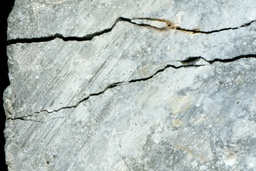
#> input picture jpg_exports/CMd_0.23_2mths/CMd_0.23_2mths_Image1.jpg, 256 x 171 px, shrunk from 2362 x 1576 before the run, found by its file name
$ python compare_segmentation_results.py
#> lines starting #> are read from the running program, lines starting #| are printed output that depends on the picture
import pandas as pd
import matplotlib.pyplot as plt
import cv2
import numpy as np
from skimage.draw import line
from skimage.morphology import skeletonize
from scipy.ndimage import distance_transform_edt
from matplotlib.lines import Line2D

img_path = r"D:\camerer_ml\evaluate_width_methods\jpg_exports\CMd_0.23_2mths\CMd_0.23_2mths_Image1.jpg"
csv_path = r"D:\camerer_ml\evaluate_width_methods\hand_labeled_widths.csv"
mask_paths = [
    (r"D:\camerer_ml\evaluate_width_methods\seg_maps\CMd_0.23_2mths\CMd_0.23_2mths_Image1_mask255.png", "TOS_ET_Mask"),
    (r"D:\camerer_ml\evaluate_width_methods\mask.png", "HrSegNet32_TL_Mask")
]
save_path = "overlay_with_mask_regions.png"
microns_per_pixel = 3.96875

mask_overlay_colors = [(0, 1, 0), (1, 0, 1)]  # green for mask1, magenta for mask2
mask_overlay_alpha = 0.35  # semi-transparent

mask_colors = [
    lambda diff: 'lime' if abs(diff) < 10 else ('red' if diff > 0 else 'deepskyblue'),
    lambda diff: 'gold' if abs(diff) < 10 else ('magenta' if diff > 0 else 'blue')
]

img = cv2.imread(img_path)
#> img is the input picture: shape (171, 256, 3); mean B, G, R 184.7, 188, 177.7
if img is None:
    raise FileNotFoundError(f"Could not load image: {img_path}")
img = cv2.cvtColor(img, cv2.COLOR_BGR2RGB)
img = cv2.resize(img, (img.shape[1]*4, img.shape[0]*4), interpolation=cv2.INTER_CUBIC)
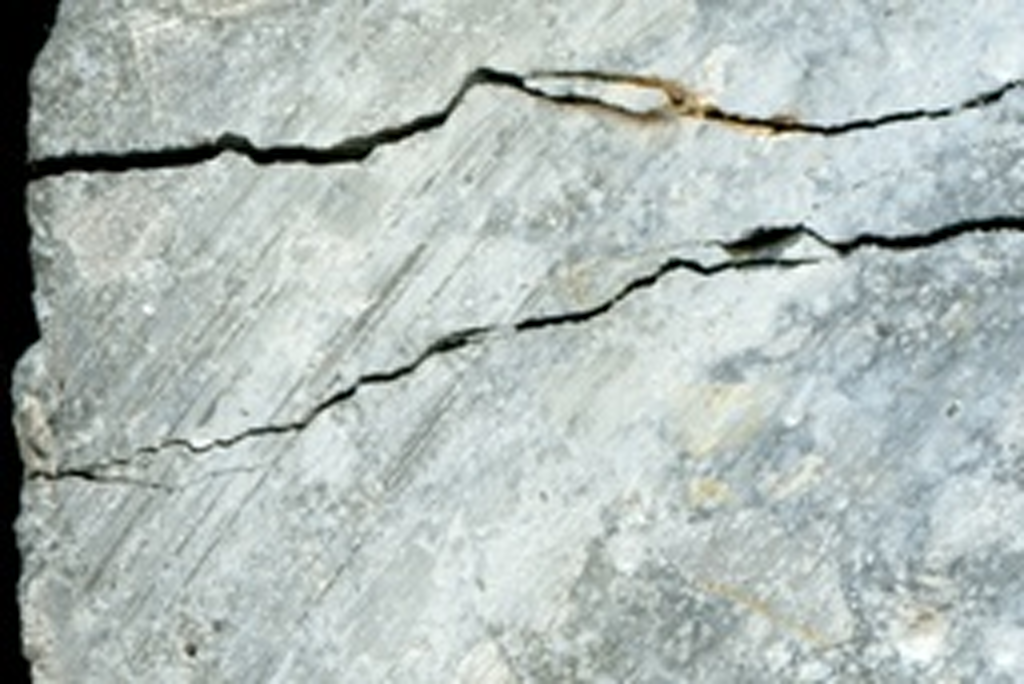
#> img: shape (684, 1024, 3); mean R, G, B 177.7, 188, 184.8
df = pd.read_csv(csv_path)
#> (reads hand_labeled_widths.csv from the repository)

# --- Prepare mask overlays ---
# --- Prepare mask overlays ---
overlay = img.astype(np.float32) / 255.0
for mask_idx, (mask_path, label) in enumerate(mask_paths):
    mask = cv2.imread(mask_path, 0)
    if mask is None:
        print(f"WARNING: Could not load mask image: {mask_path}.")
        continue
    if mask.max() > 1:
        mask = (mask > 127).astype(np.uint8)
    # Always force mask to match overlay/image
    mask = cv2.resize(mask, (img.shape[1], img.shape[0]), interpolation=cv2.INTER_NEAREST)
    color = np.array(mask_overlay_colors[mask_idx])[None, None, :]
    mask_bool = mask.astype(bool)
    overlay[mask_bool] = (
        (1 - mask_overlay_alpha) * overlay[mask_bool]
        + mask_overlay_alpha * color
    )

# --- Collect per-method errors for scoring ---
errors_by_mask = [[] for _ in mask_paths]
roi_ids = []

# --- Also collect for classic Medial Axis/Distance Transform method ---
classic_label = "Classic_MAT"
classic_errors = []

# --- Plot overlay image ---
fig, ax = plt.subplots(figsize=(overlay.shape[1]/100, overlay.shape[0]/100), dpi=100)
ax.imshow(np.clip(overlay, 0, 1))
ax.axis('off')
ax.set_xlim(0, overlay.shape[1])
ax.set_ylim(overlay.shape[0], 0)

for mask_idx, (mask_path, label) in enumerate(mask_paths):
    mask = cv2.imread(mask_path, 0)
    if mask is None:
        continue
    if mask.max() > 1:
        mask = (mask > 127).astype(np.uint8)
    if "CMd_0.23_2mths_Image1_mask255.png" in mask_path:
        mask = cv2.resize(mask, (mask.shape[1]*4, mask.shape[0]*4), interpolation=cv2.INTER_NEAREST)
    color_func = mask_colors[mask_idx]

    # Prepare classic width estimator ONCE per mask
    mask_bin = mask > 0
    skeleton = skeletonize(mask_bin)
    dist_map = distance_transform_edt(mask_bin)

    for ridx, row in df.iterrows():
        x1, y1, x2, y2 = row['edge1_x'], row['edge1_y'], row['edge2_x'], row['edge2_y']
        gt_width = row['width_um']
        roi_ids.append(row['gridline_id'] if 'gridline_id' in row else ridx)

        rr, cc = line(int(round(y1)), int(round(x1)), int(round(y2)), int(round(x2)))
        rr = np.clip(rr, 0, mask.shape[0]-1)
        cc = np.clip(cc, 0, mask.shape[1]-1)
        seg_values = mask[rr, cc]
        crack_idxs = np.where(seg_values > 0)[0]
        if crack_idxs.size > 0:
            width_px = crack_idxs[-1] - crack_idxs[0] + 1
            width_um = width_px * microns_per_pixel
        else:
            width_um = 0.0
        diff = width_um - gt_width
        errors_by_mask[mask_idx].append(diff)
        color = color_func(diff)
        alpha = 0.8 if mask_idx == 0 else 0.5
        ax.plot([x1, x2], [y1, y2], color=color, linewidth=3, alpha=alpha)

        # -- Classic width at this ROI --
        # For each point along ROI line, if it's on the skeleton, get local width via distance map
        skel_on_line = [i for i in range(len(rr)) if skeleton[rr[i], cc[i]]]
        if skel_on_line:
            # Use the largest width found on this intersection (or mean, or median)
            # Typically, just take the max width at skeleton pixel along the ROI
            skel_idx = skel_on_line[len(skel_on_line)//2]  # central intersection, robust to branches
            radius = dist_map[rr[skel_idx], cc[skel_idx]]
            classic_width_um = 2 * radius * microns_per_pixel
            classic_errors.append(classic_width_um - gt_width)
        else:
            classic_errors.append(-gt_width)  # Penalize for no width found

# --- Classic method (Medial Axis/DST) scoring and plotting ---
print("\n--- Classic Medial Axis/Distance Transform ---")
classic_errors = np.array(classic_errors)
print(f"MAE (um): {np.mean(np.abs(classic_errors)):.2f}")
print(f"Median AE (um): {np.median(np.abs(classic_errors)):.2f}")
print(f"Mean error (um): {np.mean(classic_errors):.2f}")
print(f"Std (um): {np.std(classic_errors):.2f}")

# --- Score each segmentation mask method ---
for idx, (mask_path, label) in enumerate(mask_paths):
    errors = np.array(errors_by_mask[idx])
    print(f"\n--- {label} ---")
    print(f"MAE (um): {np.mean(np.abs(errors)):.2f}")
    print(f"Median AE (um): {np.median(np.abs(errors)):.2f}")
    print(f"Mean error (um): {np.mean(errors):.2f}")
    print(f"Std (um): {np.std(errors):.2f}")

# --- Optional: Export to summary CSV ---
summary = []
for idx, (mask_path, label) in enumerate(mask_paths):
    errors = np.array(errors_by_mask[idx])
    summary.append({
        "Method": label,
        "MAE_um": np.mean(np.abs(errors)),
        "MedianAE_um": np.median(np.abs(errors)),
        "MeanError_um": np.mean(errors),
        "Std_um": np.std(errors)
    })
summary.append({
    "Method": classic_label,
    "MAE_um": np.mean(np.abs(classic_errors)),
    "MedianAE_um": np.median(np.abs(classic_errors)),
    "MeanError_um": np.mean(classic_errors),
    "Std_um": np.std(classic_errors)
})
pd.DataFrame(summary).to_csv("segmentation_method_scores.csv", index=False)

# --- Legend ---
legend_elements = [
    Line2D([0], [0], color='lime', lw=3, label='Mask1: good (Δ<10)'),
    Line2D([0], [0], color='red', lw=3, label='Mask1: over'),
    Line2D([0], [0], color='deepskyblue', lw=3, label='Mask1: under'),
    Line2D([0], [0], color='gold', lw=3, label='Mask2: good (Δ<10)'),
    Line2D([0], [0], color='magenta', lw=3, label='Mask2: over'),
    Line2D([0], [0], color='blue', lw=3, label='Mask2: under'),
]
fig.legend(handles=legend_elements, loc='lower left', fontsize=14)
fig.suptitle("Mask Regions + Comparison of Segmentations vs Hand-labeled & Classic Widths")
plt.tight_layout()
plt.savefig(save_path, bbox_inches='tight', pad_inches=0, dpi=100)
plt.show()
print(f"Saved with overlays: {save_path}")
